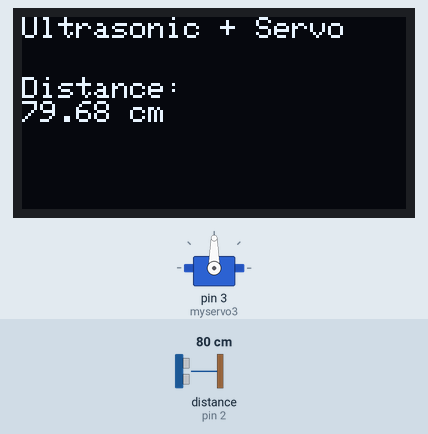
Simulated run of this sketch. Board: Arduino Uno, built with avr-gcc and run on an emulated ATmega328P. Shown: servo, 128×64 one-colour display. Wiring (inferred from the names in the program): ultrasonic range finder: trigger pin 4; echo pin 2. The test bench sets the inputs (shaded band); at power-on: distance to the obstacle (sensor on pin 2) 80 cm. The echo pulse lasts 58.3 µs per cm; what the sketch prints to the serial monitor is not drawn.

Above: at 1.6 s.
1.7 s: distance to the obstacle (sensor on pin 2) set to 9 cm
At 3.9 s:
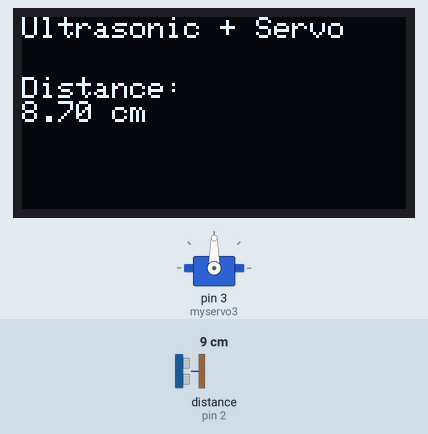
6.0 s: distance to the obstacle (sensor on pin 2) set to 2 cm
At 8.3 s:
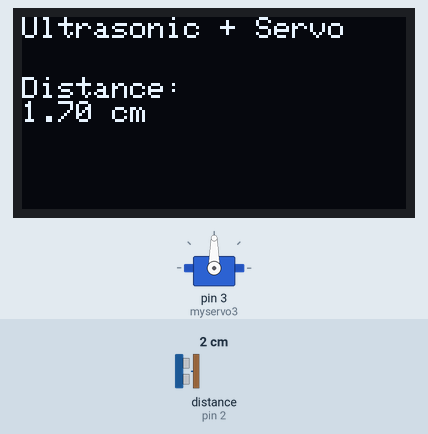
10.3 s: distance to the obstacle (sensor on pin 2) set to 9 cm
At 14.3 s:
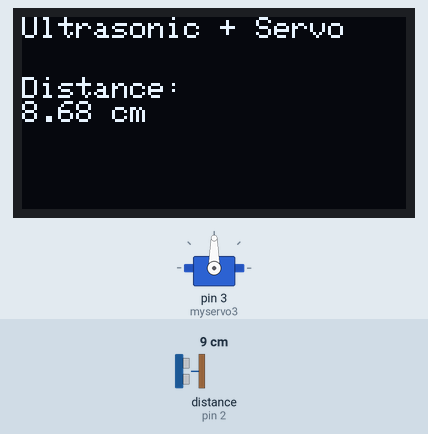
14.6 s: distance to the obstacle (sensor on pin 2) set to 12 cm
Timing chart, 0 to 21.2 s (numbered marks = the images above; inputs shaded):
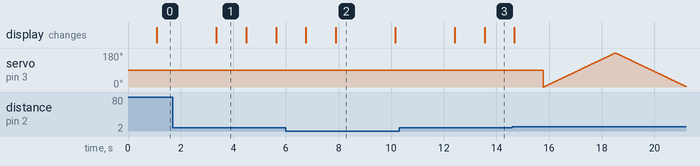

Measured:
- after the input at 1.7 s, the display: changes after 1.7 s (image 1)
- after the input at 6.0 s, the display: first differs from a run without the input after 1.9 s (image 2)
- after the input at 10.3 s, the display: first changes after 2.1 s (image 3 shows a later state)
- what the display in image 1 shows lasts 1.1 s, from 3.4 s to 4.5 s
- what the display in image 2 shows lasts 2.3 s, from 7.9 s to 10.2 s

The sketch:

Testing_Ultrasonic_Sensro_Servo_Aurdino.ino
```cpp
#include <Servo.h>

#include <Wire.h>
#include <Adafruit_GFX.h>
#include <Adafruit_SSD1306.h>

// OLED Display Settings

#define SCREEN_WIDTH 128
#define SCREEN_HEIGHT 64
#define OLED_RESET -1

Adafruit_SSD1306 display(SCREEN_WIDTH, SCREEN_HEIGHT, &Wire, OLED_RESET);

// Global variables and pin definitions
// Define the pins for the HC-SR04 sensor
const int trigPin2 = 4; // Pin that triggers the ultrasonic pulse
const int echoPin2 = 2; // Pin that receives the echo signal

// Variables to store the pulse duration and calculated distance
float duration2, distance2;
Servo myservo3;  // create servo object to control a servo
int pos3 = 0;    // variable to store the servo position


void setup() {
	// Initialize serial communication - allows printing to the console for debugging.
	Serial.begin(9600);
  // Setup function: runs once at startup
  // Configure the trigger pin as an OUTPUT and the echo pin as an INPUT
  pinMode(trigPin2, OUTPUT); // Set trigger pin as output
  pinMode(echoPin2, INPUT);  // Set echo pin as input
  myservo3.attach(3);
  myservo3.write(90);

  //OLED Setup

  if(!display.begin(SSD1306_SWITCHCAPVCC, 0x3C))
  {
    Serial.println("SSD1306 Allocation failed");
  }
  display.clearDisplay();
  display.setTextSize(1);
  display.setTextColor(SSD1306_WHITE);
  display.display();
}


void loop() {
  // Main loop: continuously measures distance

  // Ensure the trigger pin is LOW to start
  digitalWrite(trigPin2, LOW);
  delayMicroseconds(2); // Short delay to allow sensor stabilization

  // Trigger the sensor by sending a HIGH pulse for 10 microseconds
  digitalWrite(trigPin2, HIGH);
  delayMicroseconds(10); // Pulse duration
  digitalWrite(trigPin2, LOW);

  // Read the duration of the echo pulse (in microseconds)
  duration2 = pulseIn(echoPin2, HIGH);

  // Calculate the distance (cm) using the speed of sound (0.0343 cm/us)
  // Dividing by 2 accounts for the round-trip distance
  distance2 = (duration2 * 0.0343) / 2;

  // Output the measured distance to the Serial Monitor
  Serial.print("Distance: ");
  Serial.println(distance2);

  // Short delay before the next measurement
  delay(1000);

  // Adding in distance condition
  if(distance2 > 10 && distance2 <=16)
  {

  for (pos3 = 0; pos3 <= 180; pos3 += 1) { // goes from 0 degrees to 180 degrees
    // in steps of 1 degree
    myservo3.write(pos3); // tell servo to go to position in variable 'pos'
    delay(15); // waits 15 ms for the servo to reach the position
  }
  for (pos3 = 180; pos3 >= 0; pos3 -= 1) { // goes from 180 degrees to 0 degrees
    myservo3.write(pos3); // tell servo to go to position in variable 'pos'
    delay(15); // waits 15 ms for the servo to reach the position
  }

  delay(1000);

  }

  // Display an OLED

  display.clearDisplay();
  display.setTextSize(1);

  display.setCursor(0,0);

  display.println("Ultrasonic + Servo");

  display.setCursor(0, 20);
  display.println("Distance: ");
  display.print(distance2);

  display.println(" cm");

  display.display();

  delay(100);

}
```
